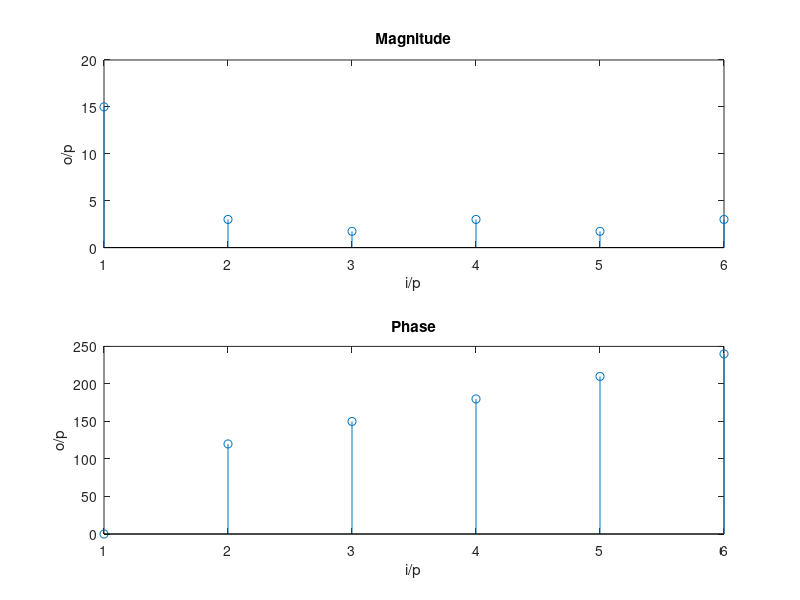

This figure's MATLAB source:
% @Author:Balasubramanyam Evani
% EC1634 DSP LAB
% DFT (Discrete Fourier Transform)

x = [1 ; 2 ; 2 ; 3 ; 3 ; 4];
N = 6;
w = 2*pi;
M = zeros(6,6);

for n = 1:6
    for k = 1:6
        coff = (n - 1) * (k - 1);
        val = exp((-1i*w*coff)/N);
        M(n,k) = val;
    end
end
X = M*x;
Xabs = abs(X);
subplot(2,1,1),stem(Xabs),xlabel('i/p'),ylabel('o/p'),title('Magnitude');
P = unwrap(angle(X));
subplot(2,1,2),stem(P*180/pi),xlabel('i/p'),ylabel('o/p'),title('Phase');